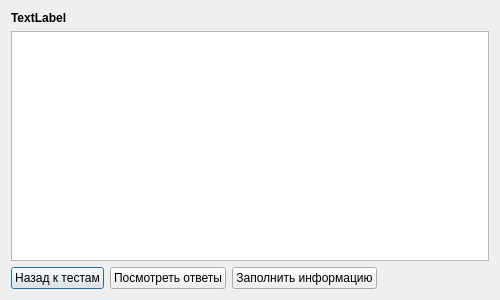
<?xml version="1.0" encoding="UTF-8"?>
<ui version="4.0">
 <class>SUTestResults</class>
 <widget class="QDialog" name="SUTestResults">
  <property name="geometry">
   <rect>
    <x>0</x>
    <y>0</y>
    <width>500</width>
    <height>300</height>
   </rect>
  </property>
  <property name="windowTitle">
   <string>QTestSuite</string>
  </property>
  <layout class="QGridLayout" name="gridLayout">
   <item row="0" column="0">
    <layout class="QVBoxLayout" name="verticalLayout">
     <item>
      <widget class="QLabel" name="label">
       <property name="font">
        <font>
         <weight>75</weight>
         <bold>true</bold>
        </font>
       </property>
       <property name="text">
        <string>TextLabel</string>
       </property>
      </widget>
     </item>
     <item>
      <widget class="QTableWidget" name="tableWidget">
       <property name="minimumSize">
        <size>
         <width>341</width>
         <height>0</height>
        </size>
       </property>
       <property name="editTriggers">
        <set>QAbstractItemView::NoEditTriggers</set>
       </property>
       <property name="alternatingRowColors">
        <bool>true</bool>
       </property>
       <property name="selectionMode">
        <enum>QAbstractItemView::SingleSelection</enum>
       </property>
       <property name="selectionBehavior">
        <enum>QAbstractItemView::SelectRows</enum>
       </property>
       <property name="showGrid">
        <bool>false</bool>
       </property>
       <property name="cornerButtonEnabled">
        <bool>false</bool>
       </property>
       <property name="columnCount">
        <number>4</number>
       </property>
       <attribute name="horizontalHeaderVisible">
        <bool>false</bool>
       </attribute>
       <attribute name="verticalHeaderVisible">
        <bool>false</bool>
       </attribute>
       <column/>
       <column/>
       <column/>
       <column/>
      </widget>
     </item>
     <item>
      <layout class="QHBoxLayout" name="horizontalLayout">
       <item>
        <widget class="QPushButton" name="pushButton">
         <property name="text">
          <string>Назад к тестам</string>
         </property>
        </widget>
       </item>
       <item>
        <widget class="QPushButton" name="pushButton_2">
         <property name="text">
          <string>Посмотреть ответы</string>
         </property>
        </widget>
       </item>
       <item>
        <widget class="QPushButton" name="pushButton_3">
         <property name="text">
          <string>Заполнить информацию</string>
         </property>
        </widget>
       </item>
       <item>
        <spacer name="horizontalSpacer">
         <property name="orientation">
          <enum>Qt::Horizontal</enum>
         </property>
         <property name="sizeHint" stdset="0">
          <size>
           <width>40</width>
           <height>20</height>
          </size>
         </property>
        </spacer>
       </item>
      </layout>
     </item>
    </layout>
   </item>
  </layout>
 </widget>
 <resources/>
 <connections/>
</ui>
